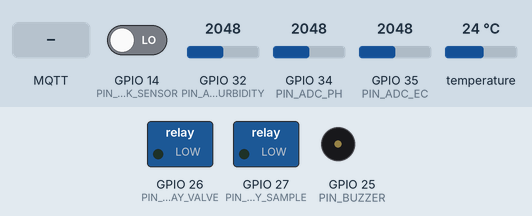
This program was run on a simulated ESP32. Parts: switched loads named in the program (green lamp = pin HIGH), buzzer (waves = sounding, pin HIGH). Inputs (shaded band) come from the test bench; at power-on: GPIO 14 (PIN_LEAK_SENSOR) LOW, GPIO 32 (PIN_ADC_TURBIDITY) = 2048, GPIO 34 (PIN_ADC_PH) = 2048, GPIO 35 (PIN_ADC_EC) = 2048, temperature 24 °C. WiFi joins after 1.5 s; servers stay silent unless stated; random numbers use the default seed unless the program sets one; EEPROM starts erased; no MQTT or app messages arrive unless stated; what the program prints to the serial monitor is not drawn.

Above: at 0.0 s.
At 3.3 s:
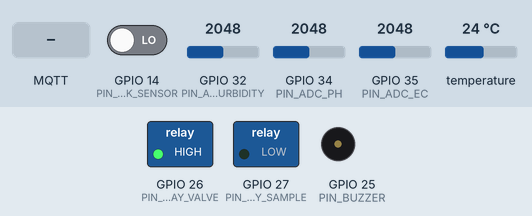
3.4 s: GPIO 14 (PIN_LEAK_SENSOR) driven HIGH
At 4.6 s:
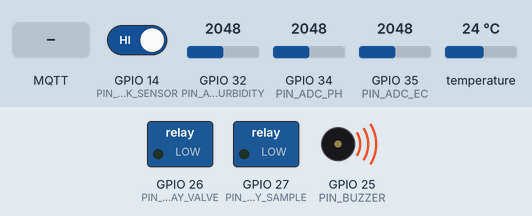
4.9 s: MQTT message "ph 7.00" arrives on the first subscribed topic
6.5 s: MQTT message "ec 1413" arrives on the first subscribed topic
8.0 s: MQTT message "CLOSE" arrives on the first subscribed topic
Timing chart, 0 to 10.5 s (numbered marks = the images above; inputs shaded):
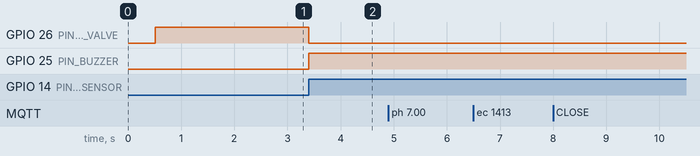

The program:

main.cpp
```cpp
/**
 * ============================================================================
 * Smart Water Guardian - ESP32 Firmware Main
 * Hardware Abstraction Layer & Pluggable Driver Architecture
 * ============================================================================
 */

#include <Arduino.h>
#include <WiFi.h>
#include <PubSubClient.h>
#include <ArduinoJson.h>

#include "sensor_manager.h"

// Wi-Fi & MQTT Settings
const char* WIFI_SSID     = "YOUR_WIFI_SSID";
const char* WIFI_PASS     = "YOUR_WIFI_PASSWORD";
const char* MQTT_SERVER   = "172.20.10.2"; // IP của máy tính / NestJS server
const int   MQTT_PORT     = 1883;
const char* DEVICE_ID     = "water-guardian-node-01";

// MQTT Topics
const char* TOPIC_TELEMETRY = "water/telemetry";
const char* TOPIC_CMD_VALVE = "water/cmd/valve";
const char* TOPIC_CMD_SAMPLE = "water/cmd/sample";
const char* TOPIC_CMD_ALARM = "water/cmd/alarm";
const char* TOPIC_CMD_CALIB = "water/cmd/calibrate";

// Objects
WiFiClient espClient;
PubSubClient mqttClient(espClient);
SensorManager sensorManager;

// State Variables
bool valveStateOpen = true;
bool samplePreserved = false;
bool alarmActive = false;
unsigned long lastPublishMillis = 0;
const unsigned long PUBLISH_INTERVAL_MS = 1000;

// Forward Declarations
void setupWiFi();
void reconnectMQTT();
void handleMQTTMessage(char* topic, byte* payload, unsigned int length);
void handleEmergencyLeak();

void setup() {
  Serial.begin(115200);
  delay(500);

  Serial.println("\n");
  Serial.println("====================================================================");
  Serial.println(" 🌊 SMART WATER GUARDIAN - ESP32 EDGE SENTINEL (HAL v2.1)");
  Serial.println("====================================================================");

  // Cấu hình chân Relay chấp hành
  pinMode(PIN_RELAY_VALVE, OUTPUT);
  pinMode(PIN_RELAY_SAMPLE, OUTPUT);
  pinMode(PIN_BUZZER, OUTPUT);

  // Trạng thái ban đầu: Van Mở, Bình mẫu chờ, Còi tắt
  digitalWrite(PIN_RELAY_VALVE, HIGH);
  digitalWrite(PIN_RELAY_SAMPLE, LOW);
  digitalWrite(PIN_BUZZER, LOW);

  // Khởi tạo toàn bộ lớp trừu tượng phần cứng (HAL) và Driver
  sensorManager.init();

  // Khởi tạo mạng Wi-Fi và MQTT
  setupWiFi();
  mqttClient.setServer(MQTT_SERVER, MQTT_PORT);
  mqttClient.setCallback(handleMQTTMessage);
  mqttClient.setBufferSize(2048); // Đủ chứa JSON 11 cảm biến
}

void loop() {
  if (WiFi.status() == WL_CONNECTED) {
    if (!mqttClient.connected()) {
      reconnectMQTT();
    }
    mqttClient.loop();
  }

  // FAST SAFETY LOOP (Chạy ở tần số cao nhất có thể):
  // Phát hiện rò điện -> Ngắt van và hú còi ngay lập tức không cần chờ Server/MQTT
  if (sensorManager.isElectricalLeakDetected()) {
    handleEmergencyLeak();
  }

  // PERIODIC TELEMETRY LOOP (1Hz)
  unsigned long currentMillis = millis();
  if (currentMillis - lastPublishMillis >= PUBLISH_INTERVAL_MS) {
    lastPublishMillis = currentMillis;

    // Đọc tất cả cảm biến qua giao diện chuẩn hoá
    DynamicJsonDocument doc(2048);
    int rssi = (WiFi.status() == WL_CONNECTED) ? WiFi.RSSI() : -99;
    sensorManager.readAllNormalized(doc, DEVICE_ID, rssi);

    // Bổ sung trạng thái chấp hành
    JsonObject actuatorsObj = doc.createNestedObject("actuators");
    actuatorsObj["valve_state"] = valveStateOpen ? "OPEN" : "CLOSED";
    actuatorsObj["sample_preserved"] = samplePreserved;
    actuatorsObj["alarm_active"] = alarmActive;

    // Xuất ra Serial và gửi qua MQTT
    char jsonBuffer[2048];
    serializeJson(doc, jsonBuffer, sizeof(jsonBuffer));

    if (mqttClient.connected()) {
      mqttClient.publish(TOPIC_TELEMETRY, jsonBuffer);
    }

    // In log gọn gàng ra cổng Serial
    Serial.printf("[TELEMETRY] pH=%.2f | EC=%.0f µS/cm | Turb=%.2f NTU | Temp=%.1f°C | Leak=%s\n",
      doc["readings"]["ph"]["value"].as<float>(),
      doc["readings"]["ec"]["value"].as<float>(),
      doc["readings"]["turbidity"]["value"].as<float>(),
      doc["readings"]["temperature"]["value"].as<float>(),
      sensorManager.isElectricalLeakDetected() ? "DANGER" : "SAFE"
    );
  }
}

void handleEmergencyLeak() {
  if (valveStateOpen) {
    valveStateOpen = false;
    digitalWrite(PIN_RELAY_VALVE, LOW); // Đóng van lập tức
    digitalWrite(PIN_BUZZER, HIGH);     // Kích hoạt còi hú
    alarmActive = true;
    Serial.println("\n🚨 [EMERGENCY HARDWARE INTERLOCK] ELECTRICAL LEAK DETECTED!");
    Serial.println("🚨 Valve CLOSED immediately by local edge controller.\n");

    if (mqttClient.connected()) {
      mqttClient.publish("water/alert/leak", "{\"alert\":\"ELECTRICAL_HAZARD_LOCAL_INTERLOCK\"}");
    }
  }
}

void setupWiFi() {
  Serial.printf("[WIFI] Connecting to SSID: %s...", WIFI_SSID);
  WiFi.mode(WIFI_STA);
  WiFi.begin(WIFI_SSID, WIFI_PASS);

  int attempts = 0;
  while (WiFi.status() != WL_CONNECTED && attempts < 15) {
    delay(500);
    Serial.print(".");
    attempts++;
  }
  if (WiFi.status() == WL_CONNECTED) {
    Serial.printf("\n[WIFI] Connected! Local IP: %s\n", WiFi.localIP().toString().c_str());
  } else {
    Serial.println("\n[WIFI] Could not connect. Running standalone safety loop.");
  }
}

void reconnectMQTT() {
  static unsigned long lastReconnectAttempt = 0;
  if (millis() - lastReconnectAttempt > 5000) {
    lastReconnectAttempt = millis();
    Serial.print("[MQTT] Connecting to broker...");
    if (mqttClient.connect(DEVICE_ID)) {
      Serial.println(" connected!");
      mqttClient.subscribe("water/cmd/#");
    } else {
      Serial.printf(" failed, rc=%d. Will retry in 5s\n", mqttClient.state());
    }
  }
}

void handleMQTTMessage(char* topic, byte* payload, unsigned int length) {
  String topicStr = String(topic);
  String body = "";
  for (unsigned int i = 0; i < length; i++) body += (char)payload[i];
  body.trim();

  Serial.printf("[MQTT CMD] Topic: %s | Body: %s\n", topicStr.c_str(), body.c_str());

  if (topicStr == TOPIC_CMD_VALVE) {
    if (body.indexOf("CLOSE") >= 0) {
      valveStateOpen = false;
      digitalWrite(PIN_RELAY_VALVE, LOW);
      Serial.println("[ACTUATOR] Solenoid Valve CLOSED");
    } else if (body.indexOf("OPEN") >= 0) {
      valveStateOpen = true;
      digitalWrite(PIN_RELAY_VALVE, HIGH);
      Serial.println("[ACTUATOR] Solenoid Valve OPENED");
    }
  } else if (topicStr == TOPIC_CMD_SAMPLE) {
    if (body.indexOf("TRIGGER") >= 0) {
      digitalWrite(PIN_RELAY_SAMPLE, HIGH);
      delay(2000); // Mở van lấy mẫu trong 2 giây
      digitalWrite(PIN_RELAY_SAMPLE, LOW);
      samplePreserved = true;
      Serial.println("[ACTUATOR] Water sample collected and sealed into vial");
    } else if (body.indexOf("RESET") >= 0) {
      samplePreserved = false;
      Serial.println("[ACTUATOR] Sample vial slot reset for new event");
    }
  } else if (topicStr == TOPIC_CMD_ALARM) {
    if (body.indexOf("MUTE") >= 0 || body.indexOf("false") >= 0) {
      alarmActive = false;
      digitalWrite(PIN_BUZZER, LOW);
      Serial.println("[ACTUATOR] Buzzer alarm MUTED");
    } else {
      alarmActive = true;
      digitalWrite(PIN_BUZZER, HIGH);
      Serial.println("[ACTUATOR] Buzzer alarm ACTIVATED");
    }
  } else if (topicStr == TOPIC_CMD_CALIB) {
    // Hỗ trợ lệnh hiệu chuẩn từ xa qua MQTT:
    // "ph 7.00" hoặc "ph 4.01" hoặc "ec 1413"
    if (body.startsWith("ph 7")) {
      float v = analogRead(PIN_ADC_PH) * (3.3f / 4095.0f);
      sensorManager.getCalibration().calibratePHNeutral(v);
      Serial.printf("[CALIB] pH 7.00 calibrated! V7 = %.3f V\n", v);
    } else if (body.startsWith("ph 4")) {
      float v = analogRead(PIN_ADC_PH) * (3.3f / 4095.0f);
      sensorManager.getCalibration().calibratePHAcid(v);
      Serial.printf("[CALIB] pH 4.01 calibrated! V4 = %.3f V\n", v);
    } else if (body.startsWith("reset")) {
      sensorManager.getCalibration().factoryReset();
      Serial.println("[CALIB] Factory calibration reset completed!");
    }
  }
}
```

calibration_storage.h
```cpp
#pragma once
#include <Arduino.h>
#include <Preferences.h>

/**
 * ============================================================================
 * Smart Water Guardian - Calibration Storage (NVS Non-Volatile Flash)
 * ============================================================================
 *
 * Lưu trữ tham số hiệu chuẩn cảm biến vĩnh viễn trên bộ nhớ Flash ESP32:
 * - Khi mất điện hoặc khởi động lại, các hệ số Slope & Offset không bị mất.
 * - Hỗ trợ hiệu chuẩn 2 điểm dung dịch đệm pH 4.01 và pH 7.00/6.86.
 * - Hỗ trợ hiệu chuẩn hằng số K của điện cực dẫn điện EC với dung dịch chuẩn 1413 µS/cm.
 */

struct SensorCalibrationData {
  // pH 2-point calibration
  float ph_v7 = 2.500f;          // Điện thế khi ngâm trong dung dịch đệm pH 7.00 (V)
  float ph_v4 = 3.050f;          // Điện thế khi ngâm trong dung dịch đệm pH 4.01 (V)
  float ph_slope = -3.500f;      // Slope tính được: (7.0 - 4.01) / (v7 - v4)

  // EC / TDS Calibration
  float ec_k_value = 1.000f;     // Hằng số cell K (mặc định 1.0)
  float ec_temp_coeff = 0.0191f; // Hệ số bù nhiệt tiêu chuẩn nước ngọt: 1.91%/°C

  // Turbidity Calibration
  float turb_clear_voltage = 2.80f; // Điện thế nước cất sạch (NTU ~ 0)
  float turb_slope = -1120.0f;      // Hệ số góc đường cong điện thế -> NTU

  // Temperature Offset
  float temp_offset = 0.0f;         // Độ lệch cảm biến nhiệt (°C)
};

class CalibrationStorage {
private:
  Preferences prefs;
  SensorCalibrationData currentData;
  const char* PREF_NAMESPACE = "swg_calib";

public:
  void begin() {
    prefs.begin(PREF_NAMESPACE, false);
    load();
  }

  void load() {
    currentData.ph_v7 = prefs.getFloat("ph_v7", 2.500f);
    currentData.ph_v4 = prefs.getFloat("ph_v4", 3.050f);

    // Tự động tính lại slope từ 2 điểm đệm
    float dv = currentData.ph_v7 - currentData.ph_v4;
    if (abs(dv) > 0.05f) {
      currentData.ph_slope = (7.00f - 4.01f) / dv;
    } else {
      currentData.ph_slope = -3.500f;
    }

    currentData.ec_k_value = prefs.getFloat("ec_k", 1.000f);
    currentData.ec_temp_coeff = prefs.getFloat("ec_tc", 0.0191f);
    currentData.turb_clear_voltage = prefs.getFloat("turb_v0", 2.80f);
    currentData.temp_offset = prefs.getFloat("t_off", 0.0f);
  }

  SensorCalibrationData& get() {
    return currentData;
  }

  // Hiệu chuẩn pH 7.00
  void calibratePHNeutral(float voltageV7) {
    currentData.ph_v7 = voltageV7;
    prefs.putFloat("ph_v7", voltageV7);
    recalcPHSlope();
  }

  // Hiệu chuẩn pH 4.01
  void calibratePHAcid(float voltageV4) {
    currentData.ph_v4 = voltageV4;
    prefs.putFloat("ph_v4", voltageV4);
    recalcPHSlope();
  }

  // Hiệu chuẩn hằng số K của EC với dung dịch chuẩn 1413 µS/cm tại 25°C
  void calibrateEC(float rawMeasuredEC) {
    if (rawMeasuredEC > 10.0f) {
      currentData.ec_k_value = 1413.0f / rawMeasuredEC;
      prefs.putFloat("ec_k", currentData.ec_k_value);
    }
  }

  // Reset về cấu hình xuất xưởng mặc định
  void factoryReset() {
    prefs.clear();
    currentData = SensorCalibrationData();
    load();
  }

private:
  void recalcPHSlope() {
    float dv = currentData.ph_v7 - currentData.ph_v4;
    if (abs(dv) > 0.05f) {
      currentData.ph_slope = (7.00f - 4.01f) / dv;
    } else {
      currentData.ph_slope = -3.500f;
    }
    prefs.putFloat("ph_slope", currentData.ph_slope);
  }
};
```

hardware_profile.h
```cpp
#pragma once

/**
 * ============================================================================
 * Smart Water Guardian - Hardware Profiles Configuration
 * ============================================================================
 *
 * Cho phép chuyển đổi linh hoạt giữa các cấu hình phần cứng chỉ bằng 1 macro:
 *
 * 1. PROFILE_SIMULATOR_TESTBED:
 *    - Toàn bộ 11 cảm biến chạy bằng thuật toán mô phỏng nội bộ.
 *    - Thích hợp để test firmware trên bàn làm việc khi chưa có cảm biến thật.
 *
 * 2. PROFILE_DEMO_ANALOG_I2C:
 *    - Cảm biến cốt lõi dùng Analog ADC (pH, EC/TDS, Turbidity) + 1-Wire DS18B20 + GPIO rò điện.
 *    - Các cảm biến đắt tiền (NH4, NO3, UV254, Clo) chạy ở chế độ Simulated / Beta.
 *    - Thích hợp làm đồ án tốt nghiệp, proof-of-concept, chi phí thấp (< 1.5 triệu VND).
 *
 * 3. PROFILE_PRODUCTION_RS485_MODBUS:
 *    - Cảm biến công nghiệp chuẩn RS485 Modbus RTU (đo pH, EC, Turbidity, ORP, Temp...).
 *    - Chống nhiễu công nghiệp, độ chính xác cao, truyền xa hàng trăm mét.
 *    - Hỗ trợ chẩn đoán mã lỗi CRC, timeout, probe aging.
 */

// --- CHỌN PROFILE HOẠT ĐỘNG TẠI ĐÂY ---
#define ACTIVE_HARDWARE_PROFILE PROFILE_DEMO_ANALOG_I2C
// #define ACTIVE_HARDWARE_PROFILE PROFILE_PRODUCTION_RS485_MODBUS
// #define ACTIVE_HARDWARE_PROFILE PROFILE_SIMULATOR_TESTBED

// Định nghĩa mã Profile
#define PROFILE_SIMULATOR_TESTBED        0
#define PROFILE_DEMO_ANALOG_I2C          1
#define PROFILE_PRODUCTION_RS485_MODBUS  2

// ============================================================================
// GPIO PIN MAPPING CHO ESP32
// ============================================================================

#if (ACTIVE_HARDWARE_PROFILE == PROFILE_DEMO_ANALOG_I2C)
  // Analog ADC Pins (ESP32 ADC1: GPIO 32 - 39 không bị xung đột với Wi-Fi)
  #define PIN_ADC_PH               34
  #define PIN_ADC_EC               35
  #define PIN_ADC_TURBIDITY        32

  // Digital / Bus Pins
  #define PIN_ONEWIRE_TEMP         4     // DS18B20 1-Wire Bus (cần trở kéo 4.7kΩ lên 3.3V)
  #define PIN_LEAK_SENSOR          14    // Optocoupler / Transistor phát hiện rò điện

  // Actuators
  #define PIN_RELAY_VALVE          26    // Relay van điện từ (Solenoid)
  #define PIN_RELAY_SAMPLE         27    // Relay cơ cấu kích hoạt lưu mẫu nước
  #define PIN_BUZZER               25    // Còi báo động (Active Buzzer)

#elif (ACTIVE_HARDWARE_PROFILE == PROFILE_PRODUCTION_RS485_MODBUS)
  // RS485 Transceiver (MAX485 / SP3485)
  #define PIN_RS485_RX             16    // UART2 RX
  #define PIN_RS485_TX             17    // UART2 TX
  #define PIN_RS485_DE_RE          5     // Driver Enable / Receiver Enable pin
  #define RS485_BAUD_RATE          9600

  // Digital Leakage
  #define PIN_LEAK_SENSOR          14

  // Actuators
  #define PIN_RELAY_VALVE          26
  #define PIN_RELAY_SAMPLE         27
  #define PIN_BUZZER               25

  // Modbus Slave Addresses & Registers (Công nghiệp chuẩn)
  #define MODBUS_SLAVE_PH          0x01
  #define MODBUS_SLAVE_EC          0x02
  #define MODBUS_SLAVE_TURBIDITY   0x03
  #define MODBUS_SLAVE_TEMP        0x04

#else // PROFILE_SIMULATOR_TESTBED
  #define PIN_LEAK_SENSOR          14
  #define PIN_RELAY_VALVE          26
  #define PIN_RELAY_SAMPLE         27
  #define PIN_BUZZER               25
#endif
```

sensor_interface.h
```cpp
#pragma once
#include <Arduino.h>

/**
 * ============================================================================
 * Smart Water Guardian - Hardware Abstraction Layer (HAL)
 * Sensor Interface & Data Models
 * ============================================================================
 */

enum SensorStatus {
  STATUS_LIVE = 0,               // Cảm biến vật lý đang hoạt động tốt, dữ liệu thật
  STATUS_SIMULATED = 1,          // Cảm biến giả lập phần mềm
  STATUS_BETA = 2,               // Đang thử nghiệm độ ổn định
  STATUS_CALIBRATION_REQUIRED = 3,// Trôi dạt tín hiệu, cần hiệu chuẩn lại
  STATUS_FAULT = 4,              // Hỏng hóc vật lý, đứt dây, CRC lỗi
  STATUS_OFFLINE = 5             // Mất kết nối (RS485 timeout, rút probe)
};

inline const char* sensorStatusToString(SensorStatus status) {
  switch (status) {
    case STATUS_LIVE:                 return "LIVE";
    case STATUS_SIMULATED:            return "SIMULATED";
    case STATUS_BETA:                 return "BETA";
    case STATUS_CALIBRATION_REQUIRED: return "CALIBRATION_REQUIRED";
    case STATUS_FAULT:                return "FAULT";
    case STATUS_OFFLINE:              return "OFFLINE";
    default:                          return "UNKNOWN";
  }
}

struct SensorReading {
  const char* sensor;       // Tên định danh (vd: "ph", "ec", "turbidity")
  float value;              // Giá trị đã qua hiệu chuẩn, bù nhiệt và lọc nhiễu
  float raw_value;          // Giá trị thô (ADC voltage, Modbus raw register)
  const char* unit;         // Đơn vị ("pH", "µS/cm", "NTU", "°C", v.v.)
  const char* source;       // "hardware" hoặc "simulator"
  SensorStatus status;      // LIVE, SIMULATED, CALIBRATION_REQUIRED, FAULT, OFFLINE
  int error_code;           // 0: Không lỗi, >0: Mã lỗi phần cứng
  unsigned long timestamp;  // Thời điểm đọc millis()

  // Chuyển đổi sang format JSON chuẩn hóa cho Backend & MQTT
  void toJson(char* buffer, size_t maxLen) const {
    snprintf(buffer, maxLen,
      "{\"sensor\":\"%s\",\"value\":%.3f,\"raw_value\":%.3f,\"unit\":\"%s\",\"source\":\"%s\",\"status\":\"%s\",\"error\":%d}",
      sensor, value, raw_value, unit, source, sensorStatusToString(status), error_code
    );
  }
};

/**
 * Interface cơ sở mà MỌI Driver cảm biến đều phải tuân thủ.
 * Dù là Analog, I2C, UART, hay Modbus RS485, đều trả về cùng một giao diện chuẩn hóa.
 */
class ISensorDriver {
public:
  virtual ~ISensorDriver() {}

  // Khởi tạo phần cứng (GPIO, UART, thanh ghi)
  virtual void init() = 0;

  // Đọc giá trị thô từ phần cứng (ADC voltage, bit Modbus)
  virtual float readRaw() = 0;

  // Áp dụng thuật toán hiệu chuẩn (slope, offset) và bù trừ nhiệt độ (Temperature Compensation)
  virtual float calibrateAndCompensate(float raw, float waterTempC) = 0;

  // Lọc số (Moving Average, Median Filter để loại bỏ bọt khí và nhiễu điện từ)
  virtual float applyFilter(float calibratedValue) = 0;

  // Chu trình hoàn chỉnh: RAW -> Calibration -> Temp Comp -> Filter -> Normalized Reading
  virtual SensorReading read(float waterTempC) = 0;

  // Metadata nhận diện
  virtual const char* getDriverName() const = 0;
  virtual const char* getSensorType() const = 0;
  virtual const char* getUnit() const = 0;
};
```

Source omitted: signal_filter.h (2725 bytes), sensor_manager.h (7720 bytes), ec_analog.h (2679 bytes), ec_modbus.h (3238 bytes), ec_simulator.h (1355 bytes), leak_gpio.h (1529 bytes), leak_simulator.h (1068 bytes), generic_modbus.h (3647 bytes), generic_simulator.h (1528 bytes), ph_analog.h (2903 bytes), ph_modbus.h (4471 bytes), ph_simulator.h (1476 bytes) and 5 more

Measured:
- after the input at 3.4 s, GPIO 26 (PIN_RELAY_VALVE): HIGH → LOW at once; GPIO 25 (PIN_BUZZER): LOW → HIGH at once
- after the input at 4.9 s, every drawn part: stays the same
- after the input at 6.5 s, every drawn part: stays the same
- after the input at 8.0 s, every drawn part: stays the same
